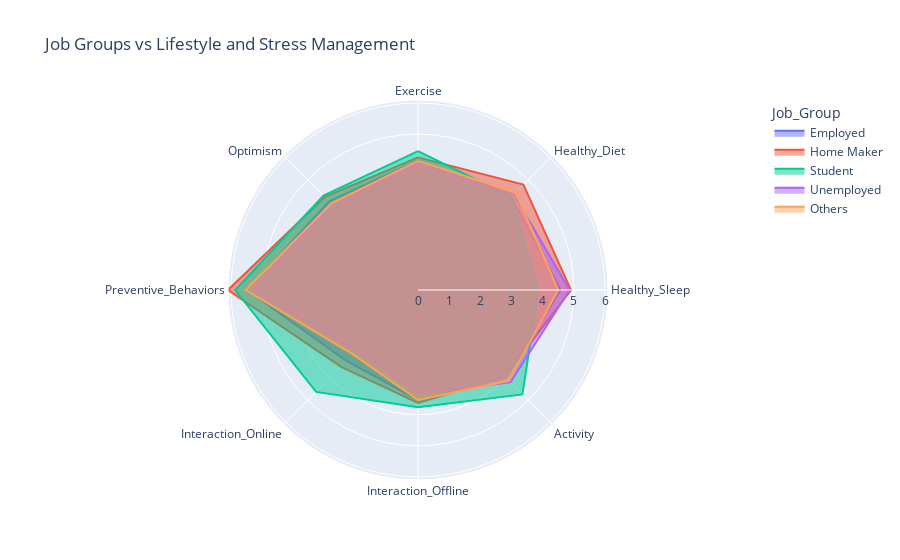

This figure's notebook cell:
### Code cell
import pandas as pd
import plotly.express as px

# Assuming your dataset is stored in a DataFrame called df_dataset
# Let's first filter out the relevant columns for job groups and lifestyle management
job_groups = [1, 2, 3, 4, 5]  # Job group numbers
# Corrected lifestyle management aspects list
lifestyle_management_aspects = ['Exercise', 'Healthy_Diet', 'Healthy_Sleep', 'Activity',
                                 'Interaction_Offline', 'Interaction_Online', 
                                 'Preventive_Behaviors', 'Optimism']

# Create an empty list to hold the data frames for each job group
dfs = []

# Loop through each job group and calculate mean scores for each lifestyle management aspect
for job_group in job_groups:
    temp_df = df_dataset[df_dataset['Job_Group'] == job_group][lifestyle_management_aspects].mean().reset_index()
    temp_df.columns = ['Lifestyle_Management', 'Mean_Score']
    temp_df['Job_Group'] = job_group
    dfs.append(temp_df)

# Concatenate the data frames for each job group
mean_scores_df = pd.concat(dfs)

# Map job group numbers to labels
job_group_labels = {1: 'Employed', 2: 'Home Maker', 3: 'Student', 4: 'Unemployed', 5: 'Others'}
mean_scores_df['Job_Group'] = mean_scores_df['Job_Group'].map(job_group_labels)

# Plotting using Plotly Express Radar plot
fig = px.line_polar(mean_scores_df, r='Mean_Score', theta='Lifestyle_Management', line_close=True,
                    color='Job_Group', range_r=[0, mean_scores_df['Mean_Score'].max()],
                    title='Job Groups vs Lifestyle and Stress Management',
                    line_group='Job_Group')

fig.update_traces(fill='toself')

fig.show()

### Figure 1 — Plotly figure (JSON) as saved in the notebook; plotly's stock layout.template omitted (floating-point values rounded to 4 significant figures)
{"data": [{"fill": "toself", "hovertemplate": "Job_Group=Employed<br>Mean_Score=%{r}<br>Lifestyle_Management=%{theta}<extra></extra>", "legendgroup": "Employed", "line": {"color": "#636efa", "dash": "solid"}, "marker": {"symbol": "circle"}, "mode": "lines", "name": "Employed", "r": [4.15, 4.233, 4.572, 3.98, 3.525, 3.231, 5.48, 4.029, 4.15], "showlegend": true, "subplot": "polar", "theta": ["Exercise", "Healthy_Diet", "Healthy_Sleep", "Activity", "Interaction_Offline", "Interaction_Online", "Preventive_Behaviors", "Optimism", "Exercise"], "type": "scatterpolar"}, {"fill": "toself", "hovertemplate": "Job_Group=Home Maker<br>Mean_Score=%{r}<br>Lifestyle_Management=%{theta}<extra></extra>", "legendgroup": "Home Maker", "line": {"color": "#EF553B", "dash": "solid"}, "marker": {"symbol": "circle"}, "mode": "lines", "name": "Home Maker", "r": [4.255, 4.782, 4.909, 3.934, 3.623, 3.489, 6.096, 4.224, 4.255], "showlegend": true, "subplot": "polar", "theta": ["Exercise", "Healthy_Diet", "Healthy_Sleep", "Activity", "Interaction_Offline", "Interaction_Online", "Preventive_Behaviors", "Optimism", "Exercise"], "type": "scatterpolar"}, {"fill": "toself", "hovertemplate": "Job_Group=Student<br>Mean_Score=%{r}<br>Lifestyle_Management=%{theta}<extra></extra>", "legendgroup": "Student", "line": {"color": "#00cc96", "dash": "solid"}, "marker": {"symbol": "circle"}, "mode": "lines", "name": "Student", "r": [4.457, 4.231, 3.865, 4.737, 3.764, 4.624, 5.865, 4.287, 4.457], "showlegend": true, "subplot": "polar", "theta": ["Exercise", "Healthy_Diet", "Healthy_Sleep", "Activity", "Interaction_Offline", "Interaction_Online", "Preventive_Behaviors", "Optimism", "Exercise"], "type": "scatterpolar"}, {"fill": "toself", "hovertemplate": "Job_Group=Unemployed<br>Mean_Score=%{r}<br>Lifestyle_Management=%{theta}<extra></extra>", "legendgroup": "Unemployed", "line": {"color": "#ab63fa", "dash": "solid"}, "marker": {"symbol": "circle"}, "mode": "lines", "name": "Unemployed", "r": [4.05, 4.344, 4.862, 4.194, 3.318, 2.775, 5.31, 3.923, 4.05], "showlegend": true, "subplot": "polar", "theta": ["Exercise", "Healthy_Diet", "Healthy_Sleep", "Activity", "Interaction_Offline", "Interaction_Online", "Preventive_Behaviors", "Optimism", "Exercise"], "type": "scatterpolar"}, {"fill": "toself", "hovertemplate": "Job_Group=Others<br>Mean_Score=%{r}<br>Lifestyle_Management=%{theta}<extra></extra>", "legendgroup": "Others", "line": {"color": "#FFA15A", "dash": "solid"}, "marker": {"symbol": "circle"}, "mode": "lines", "name": "Others", "r": [4.142, 4.431, 4.499, 4.12, 3.529, 2.932, 5.529, 3.932, 4.142], "showlegend": true, "subplot": "polar", "theta": ["Exercise", "Healthy_Diet", "Healthy_Sleep", "Activity", "Interaction_Offline", "Interaction_Online", "Preventive_Behaviors", "Optimism", "Exercise"], "type": "scatterpolar"}], "layout": {"legend": {"title": {"text": "Job_Group"}, "tracegroupgap": 0}, "polar": {"angularaxis": {"direction": "clockwise", "rotation": 90}, "domain": {"x": [0, 1], "y": [0, 1]}, "radialaxis": {"range": [0, 6.096]}}, "title": {"text": "Job Groups vs Lifestyle and Stress Management"}}}
